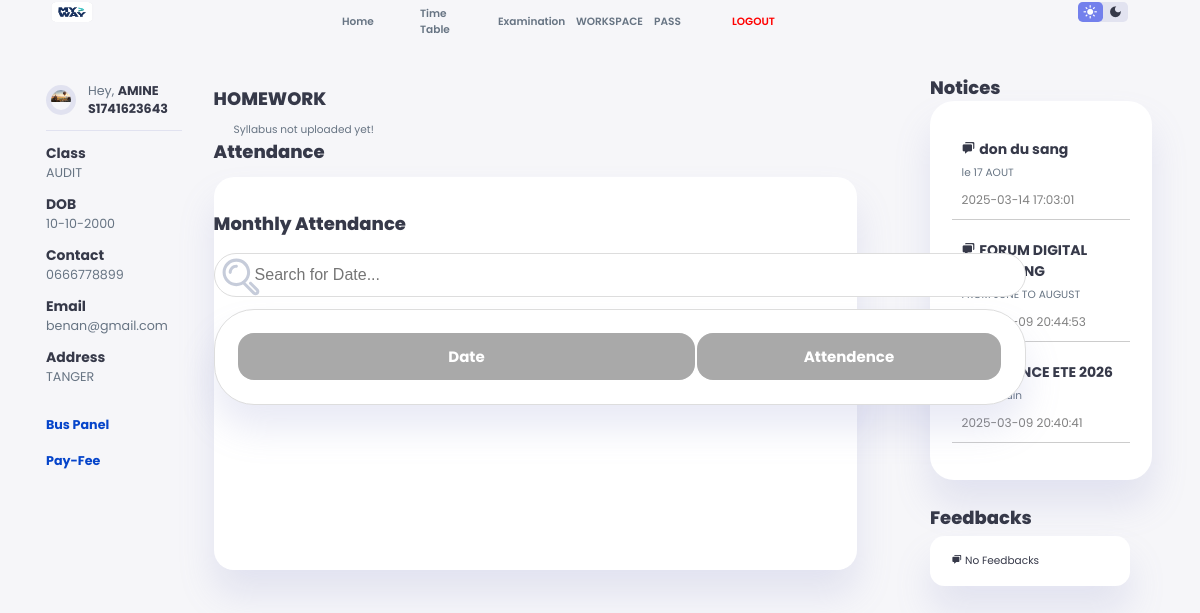
Page /student_panel/index.php (signed in) on the committed database.
### tables this page shows
CREATE TABLE `students` (
  `s_no` int(20) NOT NULL,
  `id` varchar(40) NOT NULL,
  `fname` varchar(100) NOT NULL,
  `lname` varchar(100) NOT NULL,
  `father` varchar(200) NOT NULL,
  `gender` varchar(10) NOT NULL,
  `class` varchar(20) NOT NULL,
  `section` varchar(50) NOT NULL,
  `dob` varchar(15) NOT NULL,
  `image` varchar(50) NOT NULL DEFAULT '1701517055user.png',
  `phone` varchar(15) NOT NULL,
  `email` varchar(100) NOT NULL,
  `address` varchar(200) NOT NULL,
  `city` varchar(50) NOT NULL,
  `zip` varchar(20) NOT NULL,
  `state` varchar(50) NOT NULL,
  `request_date` varchar(30) NOT NULL,
  `request_time` varchar(30) NOT NULL,
  `request` varchar(20) NOT NULL
);

CREATE TABLE `notice` (
  `s_no` int(20) NOT NULL,
  `sender_id` varchar(40) NOT NULL,
  `editor_id` varchar(40) NOT NULL,
  `title` varchar(100) NOT NULL,
  `body` varchar(1000) NOT NULL,
  `file` varchar(100) NOT NULL,
  `importance` varchar(5) NOT NULL DEFAULT '1',
  `timestamp` datetime NOT NULL DEFAULT current_timestamp(),
  `role` varchar(11) NOT NULL,
  `class` varchar(11) NOT NULL
);

### student_panel/index.php (the view, shortened to what this page needs)
<?php include("./verifyRoleRedirect.php"); ?>
<!DOCTYPE html>
<html lang="en">
<head>
    <link rel="stylesheet" href="style.css">
    <link href='https://unpkg.com/boxicons@2.1.4/css/boxicons.min.css' rel='stylesheet'>
</head>
<body>
    <header>
        <div class="logo" title="University Management System" width="43px" height="40px">
            <img src="../images/aaa.jfif" alt="">
        </div>
<?php
 include 'navbar.php';
?>
        <div class="theme-toggler">
            <span class="material-icons-sharp active">light_mode</span>
            <span class="material-icons-sharp">dark_mode</span>
        </div>
    </header>
    <div class="container">
        <aside>
            <div class="profile">
                <div class="top">
                    <?php
                    $id = $_SESSION['uid'];
                    $query_sql = "SELECT * FROM students WHERE id='$id'";
                    $result = mysqli_query($conn, $query_sql);
                    $row = $result->fetch_assoc();
                    $image = !empty($row['image']) ? $row['image'] : "p.png";
                    echo "<div class='profile-photo'>
                        <img src='../studentUploads/".$image."'>
                    </div>";
                    ?>
                    <div class="info">
                        <?php
                        $id = $_SESSION['uid'];
                        $query = "select * from students where id='$id'";
                        $result = $conn->query($query);
                        if ($result->num_rows > 0) {
                            while ($row = $result->fetch_assoc()) {
                                echo "
                            <p>Hey, <b>" . $row["fname"] . "</b><br> </p>
                        <p><b>" . $row["id"] . "</b> </p>";
                            }
                        }
                        ?>
                    </div>
                </div>
                <div class="about">
                    <?php
                    $query = "select * from students where id='$id'";
                    $result = $conn->query($query);
                    if ($result->num_rows > 0) {
                        while ($row = $result->fetch_assoc()) {
                            echo "<h5>Class</h5>
                    <p>". $row["class"] . "</p>
                    <h5>DOB</h5>
                    <p>" . $row["dob"] . "</p>
                    <h5>Contact</h5>
                    <p>" . $row["phone"] . "</p>
                    <h5>Email</h5>
                    <p>" . $row["email"] . "</p>
                    <h5>Address</h5>
                    <p>" . $row["address"] . "</p>";
                        }
                    }
                    ?><br>
                    <b><a href="buspanel.php" style="color: #0544ca;">Bus Panel</a></b>
                    <br><br>
<b><a href="fee-payment.php" style="color: #0544ca;">Pay-Fee</a></b>
                </div>
            </div>
        </aside>
        <main>
            <div class="leaves " style="margin-top: 20px;">
                <h1>HOMEWORK</h1>
                <?php
                $id = $_SESSION['uid'];
                $query_sql = "SELECT * FROM students WHERE id='$id'";
                $result = mysqli_query($conn, $query_sql);
                $row = $result->fetch_assoc();
                $class = $row['class'];
                $sql2 = "SELECT * FROM syllabus WHERE class='$class'";
                $result2 = mysqli_query($conn, $sql2);
                if ($result2->num_rows > 0) {
                    while ($row2 = $result2->fetch_assoc()) {
                        echo "<div class='teacher'>
                    <div class='profile-photo'>
                    <a href='../syllabusUploads/" . $row2['file'] . "'>
                    <img src='./images/profile-2.png' alt=''></div>
                    <div class='info'>
                        <h1>" . $row2['subject'] . "</h1>
                        <p'>Download or View</p>
                        </a>
                    </div>
                </div>";
                    }
                } else {
                    echo '<p style="padding-left: 20px;margin-top: 10px;">Syllabus not uploaded yet!</p>';
                }
                ?>
            </div>
            <div class="timetable" id="timetable">
                <h1>Monthly Attendance</h1>
                <br>
                <input type="text" id="myInput" onkeyup="myFunction()" placeholder="Search for Date...">
                <table id="myTable">
                    <tr class="header">
                        <th style="width:60%;">Date</th>
                        <th style="width:40%;">Attendence</th>
                    </tr>
                </table>
                <br><br>
            </div>
            <h1>Attendance</h1>
            <div class="subjects">
                <div class="eg">
                    <div id="piechart"></div>
                </div>
            </div>
        </main>
        <div class="right">
            <div class="announcements">
                <h1>Notices</h1>
                <div class="updates">
                    <div class="message">
                        <?php
$id = $_SESSION['uid'];
$query_sql2 = "SELECT * FROM students WHERE id='$id'";
$result = mysqli_query($conn, $query_sql2);
$row = $result->fetch_assoc();
$class = $row['class'];
$sql_query = "SELECT * FROM notice WHERE (role = 'student' AND class='$class') OR (role = 'all' OR role='') ORDER BY s_no DESC LIMIT 3";
$result = mysqli_query($conn, $sql_query);
if ($result->num_rows > 0) {
    while ($row = $result->fetch_assoc()) {
        echo "<div style='border-bottom: 1px solid #ccc; padding: 10px; margin-bottom: 10px;'>";
        echo "<p style='font-size: 14px; margin: 0;'>
                <i class='bx bxs-chat'></i>
                <b>" . htmlspecialchars($row['title']) . "</b>
              </p>";
        echo "<p style='margin: 5px 0;'>" . nl2br(htmlspecialchars($row['body'])) . "</p>";
        echo "<p style='color: gray; font-size: 12px; margin-top: 10px;'>" . htmlspecialchars($row['timestamp']) . "</p>";
        echo "</div>";
    }
}
?>
                    </div>
                </div>
            </div>
            <div class="leaves">
                <h1>Feedbacks</h1>
                <?php
                $id = $_SESSION['uid'];
                $sql2 = "SELECT * FROM `feedback` WHERE `receiver_id`='$id' LIMIT 5";
                $result2 = mysqli_query($conn, $sql2);
                if ($result2->num_rows > 0) {
                    while ($row2 = $result2->fetch_assoc()) {
                        $timestamp = $row2['timestamp'];
                        $formattedDate = date('d M, Y', strtotime($timestamp));
                        $senderId = $row2['sender_id'];
                        $tableName = ($senderId >= 1000) ? 'admins' : 'teachers';
                        $sql = "SELECT `fname`, `lname` FROM `$tableName` WHERE id = '$senderId' LIMIT 1";
                        $result = mysqli_query($conn, $sql);
                        if ($result->num_rows > 0) {
                            $row = $result->fetch_assoc();
                            $sender = ucfirst(strtolower($row['fname'])) . " " . strtolower($row['lname']);
                        } else {
                            $sender = "REMOVED";
                        }
                        echo "<div class='teacher'>
                            <div class='info' style='width: 100%;'>
                                <p class='text-muted para-text'>
                                <i class='bx bxs-chat' ></i>
                                " . $row2['msg'] . "</p>
                                <div class='flexbox' style='margin-top: 8px;'>
                                    <p>" . $formattedDate . "</p>
                                    <p style='margin-left: auto;'>" .  $sender . "</p>
                                </div>
                            </div>
                        </div>";
                    }
                }else{
                    echo "<div class='teacher'>
                    <div class='info' style='width: 100%;'>
                        <p class='text-muted para-text'>
                        <i class='bx bxs-chat' ></i>
                       No Feedbacks</p>
                    </div>
                </div>";
                }
                ?>
            </div>
        </div>
    </div>
</body>
</html>

### student_panel/navbar.php (shortened to what this page needs)
<div class="navbar">
    <a href="index.php">
        <p>Home</p>
    </a>
    <a href="timetable.php" onclick="timeTableAll()">
        <p>Time Table</p>
    </a>
    <a href="exam.php">
        <p>Examination</p>
    </a>
    <a href="workspace.php">
        <p>WORKSPACE</p>
    </a>
    <a href="password.php">
        <p>PASS</p>
    </a>
    <a href="logout.php">
        <p style="color: red;">LOGOUT</p>
    </a>
</div>

### student_panel/index.php (style rules this page uses)
.navbar { display: flex; justify-content: center; align-items: center; position: absolute; top: 0; left: 45%; transform: translateX(-50%); padding: 10px 0; }
.logo { display: flex; align-items: center; gap: 10px; font-size: 1.5em; }
.logo img { width: 100px; height: auto; }
.profile { width: 200px; padding: 10px; font-size: 1.2em; }
.about h5 { font-size: 1.1em; }
.about p { font-size: 1em; }
.container main .subjects .eg #piechart { width: 600px; height: 350px; padding-right: 0%; position: relative; border-radius: 20px; }
.container main .subjects .eg { border-radius: 20px; }
#myInput { background-image: url('search.svg'); background-position: 5px 2px; background-repeat: no-repeat; width: 80%; font-size: 16px; padding: 12px 20px 12px 40px; border: 1px solid #ddd; margin-bottom: 12px; border-radius: 40px; position: relative; }
#myTable { width: 80%; border: 1px solid #ddd; font-size: 15px; border-radius: 40px; position: relative; }
#myTable th { background-color: #A9A9A9; color: white; }
#myTable th, #myTable td { text-align: center; padding: 12px; border-radius: 16px; }
#myTable tr { border-bottom: 1px solid #ddd; border-radius: 40px; text-align: center; }
#myTable tr.header, #myTable tr:hover { background-color: #f1f1f1; }

### student_panel/navbar.php (style rules this page uses)
header .navbar p { font-weight: 600; }

### rows in the picture
students: image (picture), fname "AMINE", id "S1741623643", class "AUDIT", dob "10-10-2000", phone "0666778899", email "benan@gmail.com", address "TANGER"
notice: title "don du sang", body "le 17 AOUT", timestamp "2025-03-14 17:03:01"
notice: title "FORUM DIGITAL…", body "FROM JUNE TO AUGUST", timestamp "2025-03-09 20:44:53"
notice: title "VACANCE ETE 2026", timestamp "2025-03-09 20:40:41"
